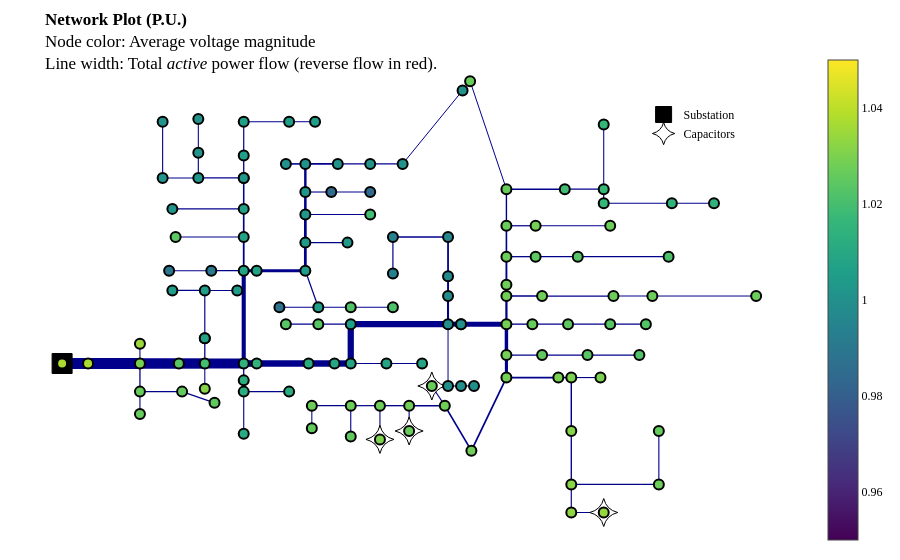

Write notebook code for a chart like this one.
### Markdown cell above
## Run a power flow on the IEEE 123 bus system with no control variables.

### Code cell
case = opf.create_case(opf.CASES_DIR / "csv" / "ieee123")
result = case.run_pf()  # run power flow
result.plot_network()

### Figure 1 — Plotly figure (JSON) as saved in the notebook; plotly's stock layout.template omitted (floating-point values rounded to 4 significant figures; data arrays with more than 128 entries replaced by an {"elided": "..."} marker saying what was removed)
{"data": [{"hoverinfo": "none", "line": {"color": "darkblue", "dash": "solid", "width": 11}, "mode": "lines", "showlegend": false, "type": "scatter", "x": [-0.8612, -0.8612], "y": [-0.2909, -0.2909]}, {"hoverinfo": "none", "line": {"color": "darkblue", "dash": "solid", "width": 11.0}, "mode": "lines", "showlegend": false, "type": "scatter", "x": [-0.8612, -0.7916], "y": [-0.2909, -0.2909]}, {"hoverinfo": "none", "line": {"color": "darkblue", "dash": "solid", "width": 11.0}, "mode": "lines", "showlegend": false, "type": "scatter", "x": [-0.7916, -0.6524], "y": [-0.2909, -0.2909]}, {"hoverinfo": "none", "line": {"color": "darkblue", "dash": "solid", "width": 1.055}, "mode": "lines", "showlegend": false, "type": "scatter", "x": [-0.6524, -0.6524], "y": [-0.2909, -0.2009]}, {"hoverinfo": "none", "line": {"color": "darkblue", "dash": "solid", "width": 1.285}, "mode": "lines", "showlegend": false, "type": "scatter", "x": [-0.6524, -0.6524], "y": [-0.2909, -0.4195]}, {"hoverinfo": "none", "line": {"color": "darkblue", "dash": "solid", "width": 10.49}, "mode": "lines", "showlegend": false, "type": "scatter", "x": [-0.6524, -0.5481], "y": [-0.2909, -0.2909]}, {"hoverinfo": "none", "line": {"color": "darkblue", "dash": "solid", "width": 1.111}, "mode": "lines", "showlegend": false, "type": "scatter", "x": [-0.6524, -0.6524], "y": [-0.4195, -0.5224]}, {"hoverinfo": "none", "line": {"color": "darkblue", "dash": "solid", "width": 1.174}, "mode": "lines", "showlegend": false, "type": "scatter", "x": [-0.6524, -0.5394], "y": [-0.4195, -0.4195]}, {"hoverinfo": "none", "line": {"color": "darkblue", "dash": "solid", "width": 1.117}, "mode": "lines", "showlegend": false, "type": "scatter", "x": [-0.5394, -0.4524], "y": [-0.4195, -0.4709]}, {"hoverinfo": "none", "line": {"color": "darkblue", "dash": "solid", "width": 10.4}, "mode": "lines", "showlegend": false, "type": "scatter", "x": [-0.5481, -0.4785], "y": [-0.2909, -0.2909]}, {"hoverinfo": "none", "line": {"color": "darkblue", "dash": "solid", "width": 1.055}, "mode": "lines", "showlegend": false, "type": "scatter", "x": [-0.4785, -0.4785], "y": [-0.2909, -0.4067]}, {"hoverinfo": "none", "line": {"color": "darkblue", "dash": "solid", "width": 1.279}, "mode": "lines", "showlegend": false, "type": "scatter", "x": [-0.4785, -0.4785], "y": [-0.2909, -0.1752]}, {"hoverinfo": "none", "line": {"color": "darkblue", "dash": "solid", "width": 10.04}, "mode": "lines", "showlegend": false, "type": "scatter", "x": [-0.4785, -0.3741], "y": [-0.2909, -0.2909]}, {"hoverinfo": "none", "line": {"color": "darkblue", "dash": "solid", "width": 1.168}, "mode": "lines", "showlegend": false, "type": "scatter", "x": [-0.4785, -0.4785], "y": [-0.1752, -0.1752]}, {"hoverinfo": "none", "line": {"color": "darkblue", "dash": "solid", "width": 1.168}, "mode": "lines", "showlegend": false, "type": "scatter", "x": [-0.4785, -0.4785], "y": [-0.1752, 0.04337]}, {"hoverinfo": "none", "line": {"color": "darkblue", "dash": "solid", "width": 1.28}, "mode": "lines", "showlegend": false, "type": "scatter", "x": [-0.3741, -0.3741], "y": [-0.2909, -0.3681]}, {"hoverinfo": "none", "line": {"color": "darkblue", "dash": "solid", "width": 4.119}, "mode": "lines", "showlegend": false, "type": "scatter", "x": [-0.3741, -0.3741], "y": [-0.2909, 0.1334]}, {"hoverinfo": "none", "line": {"color": "darkblue", "dash": "solid", "width": 1.112}, "mode": "lines", "showlegend": false, "type": "scatter", "x": [-0.4785, -0.5655], "y": [0.04337, 0.04337]}, {"hoverinfo": "none", "line": {"color": "darkblue", "dash": "solid", "width": 1.056}, "mode": "lines", "showlegend": false, "type": "scatter", "x": [-0.4785, -0.3915], "y": [0.04337, 0.04337]}, {"hoverinfo": "none", "line": {"color": "darkblue", "dash": "solid", "width": 1.166}, "mode": "lines", "showlegend": false, "type": "scatter", "x": [-0.3741, -0.3741], "y": [-0.3681, -0.4195]}, {"hoverinfo": "none", "line": {"color": "darkblue", "dash": "solid", "width": 1.111}, "mode": "lines", "showlegend": false, "type": "scatter", "x": [-0.3741, -0.3741], "y": [-0.4195, -0.6124]}, {"hoverinfo": "none", "line": {"color": "darkblue", "dash": "solid", "width": 1.055}, "mode": "lines", "showlegend": false, "type": "scatter", "x": [-0.3741, -0.2524], "y": [-0.4195, -0.4195]}, {"hoverinfo": "none", "line": {"color": "darkblue", "dash": "solid", "width": 1.221}, "mode": "lines", "showlegend": false, "type": "scatter", "x": [-0.3741, -0.4611], "y": [0.1334, 0.1334]}, {"hoverinfo": "none", "line": {"color": "darkblue", "dash": "solid", "width": 1.78}, "mode": "lines", "showlegend": false, "type": "scatter", "x": [-0.3741, -0.3741], "y": [0.1334, 0.2877]}, {"hoverinfo": "none", "line": {"color": "darkblue", "dash": "solid", "width": 1.11}, "mode": "lines", "showlegend": false, "type": "scatter", "x": [-0.4611, -0.5742], "y": [0.1334, 0.1334]}, {"hoverinfo": "none", "line": {"color": "darkblue", "dash": "solid", "width": 1.117}, "mode": "lines", "showlegend": false, "type": "scatter", "x": [-0.3741, -0.5568], "y": [0.2877, 0.2877]}, {"hoverinfo": "none", "line": {"color": "darkblue", "dash": "solid", "width": 1.663}, "mode": "lines", "showlegend": false, "type": "scatter", "x": [-0.3741, -0.3741], "y": [0.2877, 0.4162]}, {"hoverinfo": "none", "line": {"color": "darkblue", "dash": "solid", "width": 1.111}, "mode": "lines", "showlegend": false, "type": "scatter", "x": [-0.3741, -0.5655], "y": [0.4162, 0.4162]}, {"hoverinfo": "none", "line": {"color": "darkblue", "dash": "solid", "width": 1.552}, "mode": "lines", "showlegend": false, "type": "scatter", "x": [-0.3741, -0.3741], "y": [0.4162, 0.5577]}, {"hoverinfo": "none", "line": {"color": "darkblue", "dash": "solid", "width": 1.222}, "mode": "lines", "showlegend": false, "type": "scatter", "x": [-0.3741, -0.3741], "y": [0.5577, 0.5577]}, {"hoverinfo": "none", "line": {"color": "darkblue", "dash": "solid", "width": 1.222}, "mode": "lines", "showlegend": false, "type": "scatter", "x": [-0.3741, -0.4959], "y": [0.5577, 0.5577]}, {"hoverinfo": "none", "line": {"color": "darkblue", "dash": "solid", "width": 1.33}, "mode": "lines", "showlegend": false, "type": "scatter", "x": [-0.3741, -0.3741], "y": [0.5577, 0.6606]}, {"hoverinfo": "none", "line": {"color": "darkblue", "dash": "solid", "width": 1.111}, "mode": "lines", "showlegend": false, "type": "scatter", "x": [-0.4959, -0.5916], "y": [0.5577, 0.5577]}, {"hoverinfo": "none", "line": {"color": "darkblue", "dash": "solid", "width": 1.111}, "mode": "lines", "showlegend": false, "type": "scatter", "x": [-0.4959, -0.4959], "y": [0.5577, 0.6734]}, {"hoverinfo": "none", "line": {"color": "darkblue", "dash": "solid", "width": 1.111}, "mode": "lines", "showlegend": false, "type": "scatter", "x": [-0.5916, -0.5916], "y": [0.5577, 0.8148]}, {"hoverinfo": "none", "line": {"color": "darkblue", "dash": "solid", "width": 1.22}, "mode": "lines", "showlegend": false, "type": "scatter", "x": [-0.3741, -0.3741], "y": [0.6606, 0.8148]}, {"hoverinfo": "none", "line": {"color": "darkblue", "dash": "solid", "width": 1.111}, "mode": "lines", "showlegend": false, "type": "scatter", "x": [-0.3741, -0.2524], "y": [0.8148, 0.8148]}, {"hoverinfo": "none", "line": {"color": "darkblue", "dash": "solid", "width": 1}, "mode": "lines", "showlegend": false, "type": "scatter", "x": [-0.2524, -0.1828], "y": [0.8148, 0.8148]}, {"hoverinfo": "none", "line": {"color": "darkblue", "dash": "solid", "width": 1.055}, "mode": "lines", "showlegend": false, "type": "scatter", "x": [-0.4959, -0.4959], "y": [0.6734, 0.8277]}, {"hoverinfo": "none", "line": {"color": "darkblue", "dash": "solid", "width": 3.104}, "mode": "lines", "showlegend": false, "type": "scatter", "x": [-0.3394, -0.2089], "y": [0.1334, 0.1334]}, {"hoverinfo": "none", "line": {"color": "darkblue", "dash": "solid", "width": 1.221}, "mode": "lines", "showlegend": false, "type": "scatter", "x": [-0.2089, -0.1741], "y": [0.1334, -0.03378]}, {"hoverinfo": "none", "line": {"color": "darkblue", "dash": "solid", "width": 2.77}, "mode": "lines", "showlegend": false, "type": "scatter", "x": [-0.2089, -0.2089], "y": [0.1334, 0.262]}, {"hoverinfo": "none", "line": {"color": "darkblue", "dash": "solid", "width": 1.108}, "mode": "lines", "showlegend": false, "type": "scatter", "x": [-0.1741, -0.2785], "y": [-0.03378, -0.03378]}, {"hoverinfo": "none", "line": {"color": "darkblue", "dash": "solid", "width": 1.112}, "mode": "lines", "showlegend": false, "type": "scatter", "x": [-0.1741, -0.08714], "y": [-0.03378, -0.03378]}, {"hoverinfo": "none", "line": {"color": "darkblue", "dash": "solid", "width": 1.055}, "mode": "lines", "showlegend": false, "type": "scatter", "x": [-0.08714, 0.02593], "y": [-0.03378, -0.03378]}, {"hoverinfo": "none", "line": {"color": "darkblue", "dash": "solid", "width": 1.055}, "mode": "lines", "showlegend": false, "type": "scatter", "x": [-0.2089, -0.09583], "y": [0.262, 0.262]}, {"hoverinfo": "none", "line": {"color": "darkblue", "dash": "solid", "width": 2.713}, "mode": "lines", "showlegend": false, "type": "scatter", "x": [-0.2089, -0.2089], "y": [0.262, 0.3905]}, {"hoverinfo": "none", "line": {"color": "darkblue", "dash": "solid", "width": 1.115}, "mode": "lines", "showlegend": false, "type": "scatter", "x": [-0.2089, -0.03495], "y": [0.3905, 0.3905]}, {"hoverinfo": "none", "line": {"color": "darkblue", "dash": "solid", "width": 2.541}, "mode": "lines", "showlegend": false, "type": "scatter", "x": [-0.2089, -0.2089], "y": [0.3905, 0.4934]}, {"hoverinfo": "none", "line": {"color": "darkblue", "dash": "solid", "width": 1.11}, "mode": "lines", "showlegend": false, "type": "scatter", "x": [-0.2089, -0.1393], "y": [0.4934, 0.4934]}, {"hoverinfo": "none", "line": {"color": "darkblue", "dash": "solid", "width": 2.43}, "mode": "lines", "showlegend": false, "type": "scatter", "x": [-0.2089, -0.2089], "y": [0.4934, 0.622]}, {"hoverinfo": "none", "line": {"color": "darkblue", "dash": "solid", "width": 1.055}, "mode": "lines", "showlegend": false, "type": "scatter", "x": [-0.1393, -0.03495], "y": [0.4934, 0.4934]}, {"hoverinfo": "none", "line": {"color": "darkblue", "dash": "solid", "width": 1.583}, "mode": "lines", "showlegend": false, "type": "scatter", "x": [-0.2089, -0.2611], "y": [0.622, 0.622]}, {"hoverinfo": "none", "line": {"color": "darkblue", "dash": "solid", "width": 1.554}, "mode": "lines", "showlegend": false, "type": "scatter", "x": [-0.2089, -0.1219], "y": [0.622, 0.622]}, {"hoverinfo": "none", "line": {"color": "darkblue", "dash": "solid", "width": 1.166}, "mode": "lines", "showlegend": false, "type": "scatter", "x": [-0.1219, -0.03495], "y": [0.622, 0.622]}, {"hoverinfo": "none", "line": {"color": "darkblue", "dash": "solid", "width": 1.055}, "mode": "lines", "showlegend": false, "type": "scatter", "x": [-0.03495, 0.05202], "y": [0.622, 0.622]}, {"hoverinfo": "none", "line": {"color": "darkblue", "dash": "solid", "width": 1}, "mode": "lines", "showlegend": false, "type": "scatter", "x": [0.05202, 0.2127], "y": [0.622, 0.9578]}, {"hoverinfo": "none", "line": {"color": "darkblue", "dash": "solid", "width": 6.609}, "mode": "lines", "showlegend": false, "type": "scatter", "x": [-0.3394, -0.2002], "y": [-0.2909, -0.2909]}, {"hoverinfo": "none", "line": {"color": "darkblue", "dash": "solid", "width": 6.483}, "mode": "lines", "showlegend": false, "type": "scatter", "x": [-0.2002, -0.1306], "y": [-0.2909, -0.2909]}, {"hoverinfo": "none", "line": {"color": "darkblue", "dash": "solid", "width": 6.364}, "mode": "lines", "showlegend": false, "type": "scatter", "x": [-0.1306, -0.08714], "y": [-0.2909, -0.2909]}, {"hoverinfo": "none", "line": {"color": "darkblue", "dash": "solid", "width": 1.11}, "mode": "lines", "showlegend": false, "type": "scatter", "x": [-0.08714, 0.008531], "y": [-0.2909, -0.2909]}, {"hoverinfo": "none", "line": {"color": "darkblue", "dash": "solid", "width": 6.25}, "mode": "lines", "showlegend": false, "type": "scatter", "x": [-0.08714, -0.08714], "y": [-0.2909, -0.1109]}, {"hoverinfo": "none", "line": {"color": "darkblue", "dash": "solid", "width": 1.055}, "mode": "lines", "showlegend": false, "type": "scatter", "x": [0.008531, 0.1042], "y": [-0.2909, -0.2909]}, {"hoverinfo": "none", "line": {"color": "darkblue", "dash": "solid", "width": 1.112}, "mode": "lines", "showlegend": false, "type": "scatter", "x": [-0.08714, -0.1741], "y": [-0.1109, -0.1109]}, {"hoverinfo": "none", "line": {"color": "darkblue", "dash": "solid", "width": 6.126}, "mode": "lines", "showlegend": false, "type": "scatter", "x": [-0.08714, 0.1738], "y": [-0.1109, -0.1109]}, {"hoverinfo": "none", "line": {"color": "darkblue", "dash": "solid", "width": 1.055}, "mode": "lines", "showlegend": false, "type": "scatter", "x": [-0.1741, -0.2611], "y": [-0.1109, -0.1109]}, {"hoverinfo": "none", "line": {"color": "darkblue", "dash": "solid", "width": 1}, "mode": "lines", "showlegend": false, "type": "scatter", "x": [0.1738, 0.1738], "y": [-0.1109, -0.3938]}, {"hoverinfo": "none", "line": {"color": "darkblue", "dash": "solid", "width": 2.028}, "mode": "lines", "showlegend": false, "type": "scatter", "x": [0.1738, 0.1738], "y": [-0.1109, 0.01765]}, {"hoverinfo": "none", "line": {"color": "darkblue", "dash": "solid", "width": 1.917}, "mode": "lines", "showlegend": false, "type": "scatter", "x": [0.1738, 0.1738], "y": [0.01765, 0.1077]}, {"hoverinfo": "none", "line": {"color": "darkblue", "dash": "solid", "width": 1.805}, "mode": "lines", "showlegend": false, "type": "scatter", "x": [0.1738, 0.1738], "y": [0.1077, 0.2877]}, {"hoverinfo": "none", "line": {"color": "darkblue", "dash": "solid", "width": 1.592}, "mode": "lines", "showlegend": false, "type": "scatter", "x": [0.1738, 0.02593], "y": [0.2877, 0.2877]}, {"hoverinfo": "none", "line": {"color": "darkblue", "dash": "solid", "width": 1.208}, "mode": "lines", "showlegend": false, "type": "scatter", "x": [0.02593, 0.02593], "y": [0.2877, 0.1205]}, {"hoverinfo": "none", "line": {"color": "darkblue", "dash": "solid", "width": 5.017}, "mode": "lines", "showlegend": false, "type": "scatter", "x": [0.2086, 0.3303], "y": [-0.1109, -0.1109]}, {"hoverinfo": "none", "line": {"color": "darkblue", "dash": "solid", "width": 1.334}, "mode": "lines", "showlegend": false, "type": "scatter", "x": [0.3303, 0.3999], "y": [-0.1109, -0.1109]}, {"hoverinfo": "none", "line": {"color": "darkblue", "dash": "solid", "width": 3.442}, "mode": "lines", "showlegend": false, "type": "scatter", "x": [0.3303, 0.3303], "y": [-0.1109, -0.2524]}, {"hoverinfo": "none", "line": {"color": "darkblue", "dash": "solid", "width": 2.235}, "mode": "lines", "showlegend": false, "type": "scatter", "x": [0.3303, 0.3303], "y": [-0.1109, 0.01765]}, {"hoverinfo": "none", "line": {"color": "darkblue", "dash": "solid", "width": 1.278}, "mode": "lines", "showlegend": false, "type": "scatter", "x": [0.3999, 0.4956], "y": [-0.1109, -0.1109]}, {"hoverinfo": "none", "line": {"color": "darkblue", "dash": "solid", "width": 1.167}, "mode": "lines", "showlegend": false, "type": "scatter", "x": [0.4956, 0.6086], "y": [-0.1109, -0.1109]}, {"hoverinfo": "none", "line": {"color": "darkblue", "dash": "solid", "width": 1.111}, "mode": "lines", "showlegend": false, "type": "scatter", "x": [0.6086, 0.7043], "y": [-0.1109, -0.1109]}, {"hoverinfo": "none", "line": {"color": "darkblue", "dash": "solid", "width": 1.339}, "mode": "lines", "showlegend": false, "type": "scatter", "x": [0.3303, 0.426], "y": [-0.2524, -0.2524]}, {"hoverinfo": "none", "line": {"color": "darkblue", "dash": "solid", "width": 3.101}, "mode": "lines", "showlegend": false, "type": "scatter", "x": [0.3303, 0.3303], "y": [-0.2524, -0.3552]}, {"hoverinfo": "none", "line": {"color": "darkblue", "dash": "solid", "width": 1.228}, "mode": "lines", "showlegend": false, "type": "scatter", "x": [0.426, 0.5478], "y": [-0.2524, -0.2524]}, {"hoverinfo": "none", "line": {"color": "darkblue", "dash": "solid", "width": 1.111}, "mode": "lines", "showlegend": false, "type": "scatter", "x": [0.5478, 0.6869], "y": [-0.2524, -0.2524]}, {"hoverinfo": "none", "line": {"color": "darkblue", "dash": "solid", "width": 1.677}, "mode": "lines", "showlegend": false, "type": "scatter", "x": [0.3303, 0.4695], "y": [-0.3552, -0.3552]}, {"hoverinfo": "none", "line": {"color": "darkblue", "dash": "solid", "width": 1.725}, "mode": "lines", "showlegend": false, "type": "scatter", "x": [0.3303, 0.2364], "y": [-0.3552, -0.6895]}, {"hoverinfo": "none", "line": {"color": "darkblue", "dash": "solid", "width": 1.565}, "mode": "lines", "showlegend": false, "type": "scatter", "x": [0.4695, 0.5043], "y": [-0.3552, -0.3552]}, {"hoverinfo": "none", "line": {"color": "darkblue", "dash": "solid", "width": 1.118}, "mode": "lines", "showlegend": false, "type": "scatter", "x": [0.5043, 0.5825], "y": [-0.3552, -0.3552]}, {"hoverinfo": "none", "line": {"color": "darkblue", "dash": "solid", "width": 1.448}, "mode": "lines", "showlegend": false, "type": "scatter", "x": [0.5043, 0.5043], "y": [-0.3552, -0.5995]}, {"hoverinfo": "none", "line": {"color": "darkblue", "dash": "solid", "width": 1.335}, "mode": "lines", "showlegend": false, "type": "scatter", "x": [0.5043, 0.5043], "y": [-0.5995, -0.8438]}, {"hoverinfo": "none", "line": {"color": "darkblue", "dash": "solid", "width": 1.168}, "mode": "lines", "showlegend": false, "type": "scatter", "x": [0.5043, 0.5043], "y": [-0.8438, -0.9724]}, {"hoverinfo": "none", "line": {"color": "darkblue", "dash": "solid", "width": 1.167}, "mode": "lines", "showlegend": false, "type": "scatter", "x": [0.5043, 0.7391], "y": [-0.8438, -0.8438]}, {"hoverinfo": "none", "line": {"color": "darkblue", "dash": "solid", "width": 1.056}, "mode": "lines", "showlegend": false, "type": "scatter", "x": [0.5043, 0.5912], "y": [-0.9724, -0.9724]}, {"hoverinfo": "none", "line": {"color": "darkblue", "dash": "solid", "width": 1.111}, "mode": "lines", "showlegend": false, "type": "scatter", "x": [0.7391, 0.7391], "y": [-0.8438, -0.5995]}, {"hoverinfo": "none", "line": {"color": "darkblue", "dash": "solid", "width": 1.669}, "mode": "lines", "showlegend": false, "type": "scatter", "x": [0.2364, 0.1651], "y": [-0.6895, -0.4838]}, {"hoverinfo": "none", "line": {"color": "darkblue", "dash": "solid", "width": 1.111}, "mode": "lines", "showlegend": false, "type": "scatter", "x": [0.1651, 0.1303], "y": [-0.4838, -0.3938]}, {"hoverinfo": "none", "line": {"color": "darkblue", "dash": "solid", "width": 1.447}, "mode": "lines", "showlegend": false, "type": "scatter", "x": [0.1651, 0.06941], "y": [-0.4838, -0.4838]}, {"hoverinfo": "none", "line": {"color": "darkblue", "dash": "solid", "width": 1.114}, "mode": "lines", "showlegend": false, "type": "scatter", "x": [0.06941, 0.06941], "y": [-0.4838, -0.5995]}, {"hoverinfo": "none", "line": {"color": "darkblue", "dash": "solid", "width": 1.333}, "mode": "lines", "showlegend": false, "type": "scatter", "x": [0.06941, -0.008863], "y": [-0.4838, -0.4838]}, {"hoverinfo": "none", "line": {"color": "darkblue", "dash": "solid", "width": 1.111}, "mode": "lines", "showlegend": false, "type": "scatter", "x": [-0.008863, -0.008863], "y": [-0.4838, -0.6381]}, {"hoverinfo": "none", "line": {"color": "darkblue", "dash": "solid", "width": 1.222}, "mode": "lines", "showlegend": false, "type": "scatter", "x": [-0.008863, -0.08714], "y": [-0.4838, -0.4838]}, {"hoverinfo": "none", "line": {"color": "darkblue", "dash": "solid", "width": 1.111}, "mode": "lines", "showlegend": false, "type": "scatter", "x": [-0.08714, -0.08714], "y": [-0.4838, -0.6252]}, {"hoverinfo": "none", "line": {"color": "darkblue", "dash": "solid", "width": 1.111}, "mode": "lines", "showlegend": false, "type": "scatter", "x": [-0.08714, -0.1915], "y": [-0.4838, -0.4838]}, {"hoverinfo": "none", "line": {"color": "darkblue", "dash": "solid", "width": 1.055}, "mode": "lines", "showlegend": false, "type": "scatter", "x": [-0.1915, -0.1915], "y": [-0.4838, -0.5867]}, {"hoverinfo": "none", "line": {"color": "darkblue", "dash": "solid", "width": 1.339}, "mode": "lines", "showlegend": false, "type": "scatter", "x": [0.3303, 0.426], "y": [0.01765, 0.01765]}, {"hoverinfo": "none", "line": {"color": "darkblue", "dash": "solid", "width": 1.228}, "mode": "lines", "showlegend": false, "type": "scatter", "x": [0.426, 0.6173], "y": [0.01765, 0.01765]}, {"hoverinfo": "none", "line": {"color": "darkblue", "dash": "solid", "width": 1.117}, "mode": "lines", "showlegend": false, "type": "scatter", "x": [0.6173, 0.7217], "y": [0.01765, 0.01765]}, {"hoverinfo": "none", "line": {"color": "darkblue", "dash": "solid", "width": 1}, "mode": "lines", "showlegend": false, "type": "scatter", "x": [0.7217, 1], "y": [0.01765, 0.01765]}, {"hoverinfo": "none", "line": {"color": "darkblue", "dash": "solid", "width": 1.895}, "mode": "lines", "showlegend": false, "type": "scatter", "x": [0.3303, 0.3303], "y": [0.01765, 0.06908]}, {"hoverinfo": "none", "line": {"color": "darkblue", "dash": "solid", "width": 1.895}, "mode": "lines", "showlegend": false, "type": "scatter", "x": [0.3303, 0.3303], "y": [0.06908, 0.1977]}, {"hoverinfo": "none", "line": {"color": "darkblue", "dash": "solid", "width": 1.278}, "mode": "lines", "showlegend": false, "type": "scatter", "x": [0.3303, 0.4086], "y": [0.1977, 0.1977]}, {"hoverinfo": "none", "line": {"color": "darkblue", "dash": "solid", "width": 1.617}, "mode": "lines", "showlegend": false, "type": "scatter", "x": [0.3303, 0.3303], "y": [0.1977, 0.3391]}, {"hoverinfo": "none", "line": {"color": "darkblue", "dash": "solid", "width": 1.222}, "mode": "lines", "showlegend": false, "type": "scatter", "x": [0.4086, 0.5217], "y": [0.1977, 0.1977]}, {"hoverinfo": "none", "line": {"color": "darkblue", "dash": "solid", "width": 1.111}, "mode": "lines", "showlegend": false, "type": "scatter", "x": [0.5217, 0.7652], "y": [0.1977, 0.1977]}, {"hoverinfo": "none", "line": {"color": "darkblue", "dash": "solid", "width": 1.222}, "mode": "lines", "showlegend": false, "type": "scatter", "x": [0.3303, 0.4086], "y": [0.3391, 0.3391]}, {"hoverinfo": "none", "line": {"color": "darkblue", "dash": "solid", "width": 1.395}, "mode": "lines", "showlegend": false, "type": "scatter", "x": [0.3303, 0.3303], "y": [0.3391, 0.5063]}, {"hoverinfo": "none", "line": {"color": "darkblue", "dash": "solid", "width": 1.111}, "mode": "lines", "showlegend": false, "type": "scatter", "x": [0.4086, 0.6086], "y": [0.3391, 0.3391]}, {"hoverinfo": "none", "line": {"color": "darkblue", "dash": "solid", "width": 1.395}, "mode": "lines", "showlegend": false, "type": "scatter", "x": [0.3303, 0.4869], "y": [0.5063, 0.5063]}, {"hoverinfo": "none", "line": {"color": "darkblue", "dash": "solid", "width": 1}, "mode": "lines", "showlegend": false, "type": "scatter", "x": [0.3303, 0.2329], "y": [0.5063, 1]}, {"hoverinfo": "none", "line": {"color": "darkblue", "dash": "solid", "width": 1.282}, "mode": "lines", "showlegend": false, "type": "scatter", "x": [0.4869, 0.5912], "y": [0.5063, 0.5063]}, {"hoverinfo": "none", "line": {"color": "darkblue", "dash": "solid", "width": 1.055}, "mode": "lines", "showlegend": false, "type": "scatter", "x": [0.5912, 0.5912], "y": [0.5063, 0.802]}, {"hoverinfo": "none", "line": {"color": "darkblue", "dash": "solid", "width": 1.226}, "mode": "lines", "showlegend": false, "type": "scatter", "x": [0.5912, 0.5912], "y": [0.5063, 0.442]}, {"hoverinfo": "none", "line": {"color": "darkblue", "dash": "solid", "width": 1.17}, "mode": "lines", "showlegend": false, "type": "scatter", "x": [0.5912, 0.7739], "y": [0.442, 0.442]}, {"hoverinfo": "none", "line": {"color": "darkblue", "dash": "solid", "width": 1.055}, "mode": "lines", "showlegend": false, "type": "scatter", "x": [0.7739, 0.8869], "y": [0.442, 0.442]}, {"hoverinfo": "none", "line": {"color": "darkblue", "dash": "solid", "width": 3.104}, "mode": "lines", "showlegend": false, "type": "scatter", "x": [-0.3741, -0.3394], "y": [0.1334, 0.1334]}, {"hoverinfo": "none", "line": {"color": "darkblue", "dash": "solid", "width": 6.61}, "mode": "lines", "showlegend": false, "type": "scatter", "x": [-0.3741, -0.3394], "y": [-0.2909, -0.2909]}, {"hoverinfo": "none", "line": {"color": "darkblue", "dash": "solid", "width": 5.017}, "mode": "lines", "showlegend": false, "type": "scatter", "x": [0.2086, 0.2086], "y": [-0.1109, -0.1109]}, {"hoverinfo": "none", "line": {"color": "darkblue", "dash": "solid", "width": 5.018}, "mode": "lines", "showlegend": false, "type": "scatter", "x": [0.1738, 0.2086], "y": [-0.1109, -0.1109]}, {"hoverinfo": "none", "line": {"color": "darkblue", "dash": "solid", "width": 1}, "mode": "lines", "showlegend": false, "type": "scatter", "x": [0.1738, 0.2086], "y": [-0.3938, -0.3938]}, {"hoverinfo": "none", "line": {"color": "darkblue", "dash": "solid", "width": 1}, "mode": "lines", "showlegend": false, "type": "scatter", "x": [0.2086, 0.2434], "y": [-0.3938, -0.3938]}, {"hoverinfo": "none", "marker": {"color": "black", "line": {"color": "black", "width": 1}, "size": 20, "symbol": "square"}, "mode": "markers", "name": "Substation", "showlegend": true, "type": "scatter", "x": [-0.8612], "y": [-0.2909]}, {"hoverinfo": "none", "marker": {"color": "orange", "line": {"color": "black", "width": 0.5}, "size": 10, "symbol": "star-triangle-up"}, "mode": "markers", "name": "Reverse Power Flow", "showlegend": true, "type": "scatter", "x": [], "y": []}, {"hoverinfo": "none", "mode": "markers", "showlegend": false, "type": "scatter", "x": [], "y": []}, {"hoverinfo": "none", "marker": {"color": "white", "line": {"color": "black", "width": 1}, "size": 20, "symbol": "star-diamond"}, "mode": "markers", "name": "Capacitors", "showlegend": true, "type": "scatter", "x": [0.5912, 0.1303, 0.06941, -0.008863], "y": [-0.9724, -0.3938, -0.5995, -0.6381]}, {"hoverinfo": "none", "marker": {"color": "white", "line": {"color": "black", "width": 1}, "size": 20, "symbol": "circle"}, "mode": "markers", "name": "Generators", "showlegend": true, "type": "scatter", "x": [], "y": []}, {"hoverlabel": {"font": {"family": "Monospace"}}, "hovertemplate": "%{text}", "marker": {"cmax": 1.05, "cmin": 0.95, "color": {"elided": "130 float values"}, "colorscale": [[0, "#440154"], [0.1111, "#482878"], [0.2222, "#3e4989"], [0.3333, "#31688e"], [0.4444, "#26828e"], [0.5556, "#1f9e89"], [0.6667, "#35b779"], [0.7778, "#6ece58"], [0.8889, "#b5de2b"], [1, "#fde725"]], "line": {"color": "black", "width": 2}, "reversescale": false, "showscale": true, "size": 10}, "mode": "markers", "showlegend": false, "text": {"elided": "130 str values"}, "textposition": "top center", "type": "scatter", "x": {"elided": "130 float values"}, "y": {"elided": "130 float values"}}], "layout": {"font": {"color": "Black", "family": "Droid Sans Mono"}, "legend": {"bgcolor": "White", "font": {"color": "Black"}, "x": 0.8, "y": 0.9}, "margin": {"b": 10, "l": 10, "r": 10, "t": 50}, "paper_bgcolor": "White", "plot_bgcolor": "White", "title": {"font": {"color": "Black"}, "text": "<b>Network Plot (P.U.)</b><br>Node color: Average voltage magnitude<br>Line width: Total <i>active</i> power flow (reverse flow in red)."}, "xaxis": {"visible": false}, "yaxis": {"visible": false}}}
